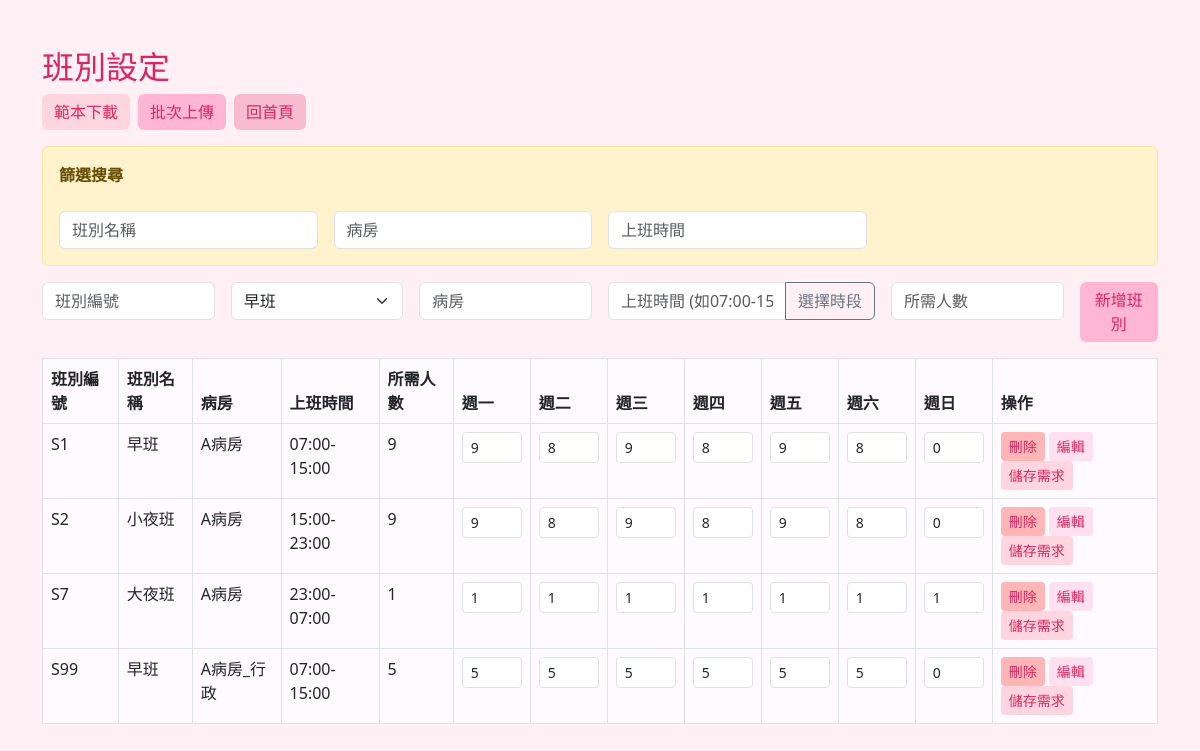
Page /shift (signed in) on the committed database.
### tables this page shows
CREATE TABLE shift (shift_id TEXT PRIMARY KEY, name TEXT, time TEXT, required_count INTEGER, ward TEXT);

### app.py (the view)
@app.route('/shift')
@login_required
def shift():
    conn = get_db_connection()
    shift_list = conn.execute('SELECT * FROM shift').fetchall()
    processed_shifts = []
    for shift in shift_list:
        daily_reqs = conn.execute('SELECT day_of_week, required_count FROM shift_daily_requirements WHERE shift_id = ? ORDER BY day_of_week',
                                 (shift['shift_id'],)).fetchall()
        shift_dict = dict(shift)
        for day in range(1, 8):
            shift_dict[f'day_{day}_count'] = shift['required_count']  # 預設值
        for req in daily_reqs:
            day_num = req['day_of_week']
            shift_dict[f'day_{day_num}_count'] = req['required_count']
        shift_dict['monday_count'] = shift_dict.get('day_1_count', shift['required_count'])
        shift_dict['tuesday_count'] = shift_dict.get('day_2_count', shift['required_count'])
        shift_dict['wednesday_count'] = shift_dict.get('day_3_count', shift['required_count'])
        shift_dict['thursday_count'] = shift_dict.get('day_4_count', shift['required_count'])
        shift_dict['friday_count'] = shift_dict.get('day_5_count', shift['required_count'])
        shift_dict['saturday_count'] = shift_dict.get('day_6_count', shift['required_count'])
        shift_dict['sunday_count'] = shift_dict.get('day_7_count', shift['required_count'])
        processed_shifts.append(shift_dict)
    conn.close()
    return render_template('shift.html', shift_list=processed_shifts)

### app.py (called while the page is built)
def get_db_connection():
    conn = sqlite3.connect(os.path.join('data', 'staff.db'))
    conn.row_factory = sqlite3.Row
    return conn

def login_required(f):
    @wraps(f)
    def decorated_function(*args, **kwargs):
        if 'user_id' not in session:
            return redirect(url_for('login'))
        return f(*args, **kwargs)
    return decorated_function

### templates/shift.html (shortened to what this page needs)
<!DOCTYPE html>
<html lang="zh-Hant">
<head>
    <link rel="stylesheet" href="https://cdn.jsdelivr.net/npm/bootstrap@5.3.0/dist/css/bootstrap.min.css">
</head>
<body>
<div class="container mt-5">
    <h2>班別設定</h2>
    <div class="mb-3 d-flex gap-2">
        <a href="/download_shift_template" class="btn btn-success">範本下載</a>
        <form id="uploadForm" method="post" action="/upload_shift" enctype="multipart/form-data">
            <button type="button" class="btn btn-primary" id="uploadBtn">批次上傳</button>
        </form>
        <a href="/" class="btn btn-secondary">回首頁</a>
    </div>
    <div class="alert alert-warning mb-3">
        <b>篩選搜尋</b>
        <form class="row g-3 mt-2" id="shiftFilterForm" oninput="filterShifts()">
            <div class="col-md-3">
                <input type="text" class="form-control" id="filterName" placeholder="班別名稱">
            </div>
            <div class="col-md-3">
                <input type="text" class="form-control" id="filterWard" placeholder="病房">
            </div>
            <div class="col-md-3">
                <input type="text" class="form-control" id="filterTime" placeholder="上班時間">
            </div>
        </form>
    </div>
    <form class="row g-3" method="post" action="/add_shift" id="shiftForm">
        <div class="col-md-2">
            <input type="text" class="form-control" name="shift_id" placeholder="班別編號" required>
        </div>
        <div class="col-md-2">
            <select class="form-select" name="name" required>
                <option value="早班">早班</option>
            </select>
        </div>
        <div class="col-md-2">
            <input type="text" class="form-control" name="ward" placeholder="病房" required>
        </div>
        <div class="col-md-3">
            <div class="input-group">
                <input type="text" class="form-control" name="time" id="timeInput" placeholder="上班時間 (如07:00-15:00)" readonly required>
                <button type="button" class="btn btn-outline-secondary" data-bs-toggle="modal" data-bs-target="#timeModal">選擇時段</button>
            </div>
        </div>
        <div class="col-md-2">
            <input type="number" class="form-control" name="required_count" placeholder="所需人數" min="1" required>
        </div>
        <div class="col-md-1">
            <button type="submit" class="btn btn-primary">新增班別</button>
        </div>
    </form>
    <table class="table table-bordered mt-3" id="shiftTable">
        <thead>
            <tr>
                <th>班別編號</th>
                <th>班別名稱</th>
                <th>病房</th>
                <th>上班時間</th>
                <th>所需人數</th>
                <th>週一</th>
                <th>週二</th>
                <th>週三</th>
                <th>週四</th>
                <th>週五</th>
                <th>週六</th>
                <th>週日</th>
                <th>操作</th>
            </tr>
        </thead>
        <tbody>
        {% for shift in shift_list %}
            <tr>
                <td>{{ shift.shift_id }}</td>
                <td>{{ shift.name }}</td>
                <td>{{ shift.ward }}</td>
                <td>{{ shift.time }}</td>
                <td>{{ shift.required_count }}</td>
                <td>
                    <input type="number" class="form-control form-control-sm daily-requirement"
                           data-shift-id="{{ shift.shift_id }}" data-day="1"
                           value="{{ shift.monday_count if shift.monday_count is not none else shift.required_count }}" min="0" style="width: 60px;">
                </td>
                <td>
                    <input type="number" class="form-control form-control-sm daily-requirement"
                           data-shift-id="{{ shift.shift_id }}" data-day="2"
                           value="{{ shift.tuesday_count if shift.tuesday_count is not none else shift.required_count }}" min="0" style="width: 60px;">
                </td>
                <td>
                    <input type="number" class="form-control form-control-sm daily-requirement"
                           data-shift-id="{{ shift.shift_id }}" data-day="3"
                           value="{{ shift.wednesday_count if shift.wednesday_count is not none else shift.required_count }}" min="0" style="width: 60px;">
                </td>
                <td>
                    <input type="number" class="form-control form-control-sm daily-requirement"
                           data-shift-id="{{ shift.shift_id }}" data-day="4"
                           value="{{ shift.thursday_count if shift.thursday_count is not none else shift.required_count }}" min="0" style="width: 60px;">
                </td>
                <td>
                    <input type="number" class="form-control form-control-sm daily-requirement"
                           data-shift-id="{{ shift.shift_id }}" data-day="5"
                           value="{{ shift.friday_count if shift.friday_count is not none else shift.required_count }}" min="0" style="width: 60px;">
                </td>
                <td>
                    <input type="number" class="form-control form-control-sm daily-requirement"
                           data-shift-id="{{ shift.shift_id }}" data-day="6"
                           value="{{ shift.saturday_count if shift.saturday_count is not none else shift.required_count }}" min="0" style="width: 60px;">
                </td>
                <td>
                    <input type="number" class="form-control form-control-sm daily-requirement"
                           data-shift-id="{{ shift.shift_id }}" data-day="7"
                           value="{{ shift.sunday_count if shift.sunday_count is not none else shift.required_count }}" min="0" style="width: 60px;">
                </td>
                <td>
                    <form method="post" action="/delete_shift" style="display:inline;">
                        <button type="submit" class="btn btn-danger btn-sm" onclick="return confirm('確定要刪除嗎？');">刪除</button>
                    </form>
                    <button class="btn btn-warning btn-sm" data-bs-toggle="modal" data-bs-target="#editModal{{ shift.shift_id }}">編輯</button>
                    <button class="btn btn-info btn-sm" onclick="saveDailyRequirements('{{ shift.shift_id }}')">儲存需求</button>
                </td>
            </tr>
        {% endfor %}
        </tbody>
    </table>
</div>
</body>
</html>

### templates/shift.html (style rules this page uses)
body { background: #fff0f6; }
h2 { color: #d72660; }
.btn-primary, .btn-success, .btn-warning, .btn-danger, .btn-info, .btn-secondary { border: none; }
.btn-primary { background: #ffb6d5; color: #d72660; }
.btn-success { background: #ffd6e0; color: #d72660; }
.btn-warning { background: #ffe0f0; color: #d72660; }
.btn-danger { background: #ffb6b6; color: #d72660; }
.btn-info { background: #ffd6e0; color: #d72660; }
.btn-secondary { background: #f8bbd0; color: #d72660; }
.table-bordered th, .table-bordered td { background: #fffafd; }

### rows in the picture
shift: shift_id "S1", name "早班", ward "A病房", time "07:00-15:00", required_count "9", monday_count "9", tuesday_count "8", wednesday_count "9", thursday_count "8", friday_count "9", saturday_count "8", sunday_count "0"
shift: shift_id "S2", name "小夜班", ward "A病房", time "15:00-23:00", required_count "9", monday_count "9", tuesday_count "8", wednesday_count "9", thursday_count "8", friday_count "9", saturday_count "8", sunday_count "0"
shift: shift_id "S7", name "大夜班", ward "A病房", time "23:00-07:00", required_count "1", monday_count "1", tuesday_count "1", wednesday_count "1", thursday_count "1", friday_count "1", saturday_count "1", sunday_count "1"
shift: shift_id "S99", name "早班", ward "A病房_行政", time "07:00-15:00", required_count "5", monday_count "5", tuesday_count "5", wednesday_count "5", thursday_count "5", friday_count "5", saturday_count "5", sunday_count "0"
